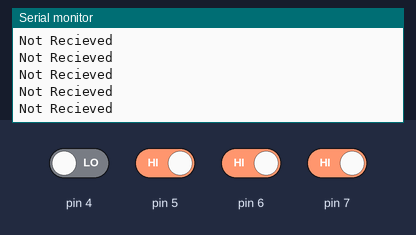
Bench run of a sketch on a simulated Arduino Uno, built with avr-gcc and run on an emulated ATmega328P. On the bench: the last lines printed to the serial monitor. The test bench sets the inputs (shaded band); at power-on: pin 5–7 HIGH, pin 4 LOW.

Above: at 1.2 s.
1.3 s: pin 4 driven HIGH and pin 5 driven LOW and pin 6 driven LOW and pin 7 driven LOW
At 1.9 s:
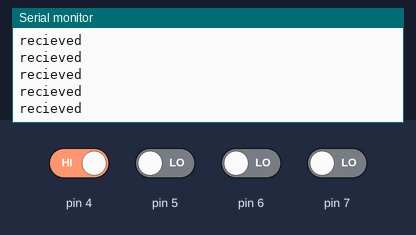
3.2 s: pin 4 driven LOW
At 4.3 s:
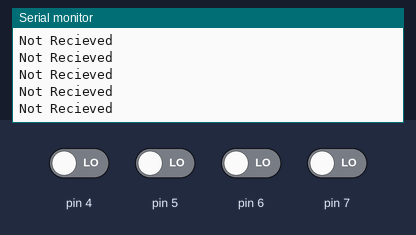
6.2 s: pin 4 driven HIGH
At 7.0 s:
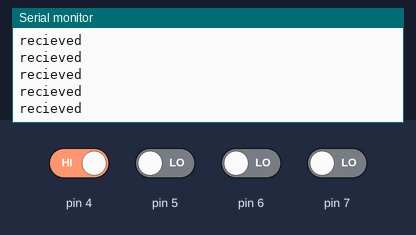
9.2 s: pin 5 driven HIGH
At 10.1 s:
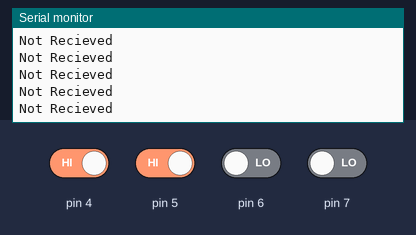
12.2 s: pin 5 driven LOW
At 13.1 s:
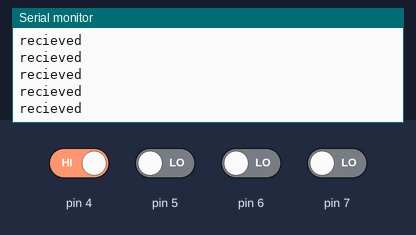
15.2 s: pin 5 driven HIGH and pin 6 driven HIGH
At 16.3 s:
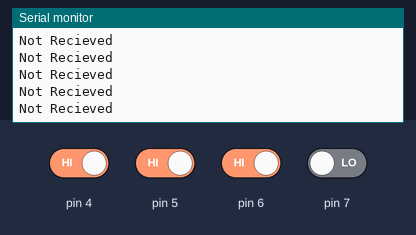

The sketch:

ests.ino
```cpp
void setup() {
  Serial.begin(9600);
  pinMode(4, INPUT);
  pinMode(5, INPUT);
  pinMode(6, INPUT);
  pinMode(7, INPUT);
}

void loop() {
  int p1 = digitalRead(4);
  int p2 = digitalRead(5);
  int p3 = digitalRead(6);
  int p4 = digitalRead(7);
  if ((p1 == 1) && (p2 == 0) && (p3 == 0) && (p4 == 0)){
    Serial.println("recieved");
  }
  else{
    Serial.println("Not Recieved");
  }
}
```

Measured:
- after the input at 1.3 s, the serial monitor: prints a new line after 0.07 s (image 1)
